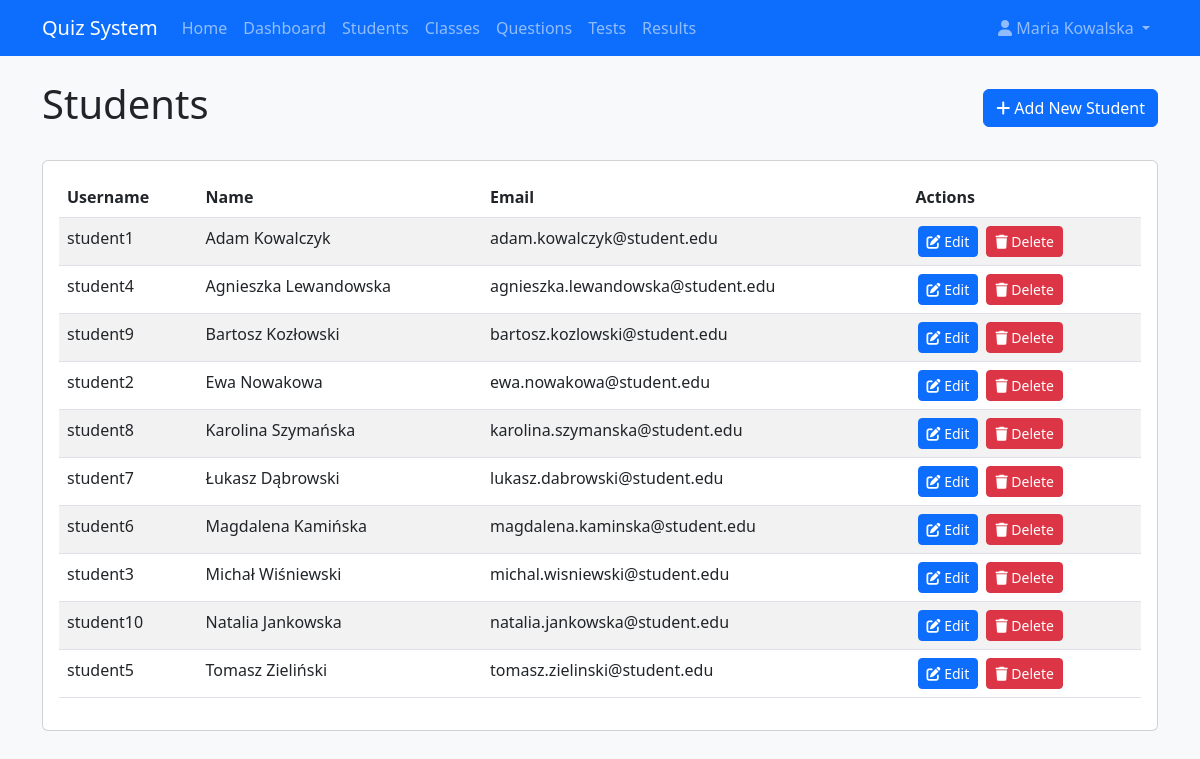
Screenshot of /quiz_system/teachers/students (signed in) with the database file from the repository.
### tables this page shows
CREATE TABLE IF NOT EXISTS users (
    id INT AUTO_INCREMENT PRIMARY KEY,
    username VARCHAR(50) NOT NULL UNIQUE,
    password VARCHAR(255) NOT NULL,
    name VARCHAR(100) NOT NULL,
    role ENUM('teacher', 'student') NOT NULL,
    email VARCHAR(100) UNIQUE,
    created_at TIMESTAMP DEFAULT CURRENT_TIMESTAMP
);

### quiz_system/app/controllers/TeachersController.php (called while the page is built, shortened)
<?php
class TeachersController extends Controller {
    private $userModel;
    public function __construct() {
        if(!$this->isTeacher()) {
            $this->redirect('home/index');
        }        $this->userModel = $this->model('User');
    }
    public function students() {
        $students = $this->userModel->getStudents();
        $data = [
            'title' => 'Manage Students',
            'students' => $students
        ];
        $this->view('teachers/students/index', $data);
    }
}
?>

### quiz_system/app/core/Router.php (called while the page is built, shortened)
<?php
class Router {
    protected $action = 'index';
    protected $url;
    public function __construct() {
        $this->url = $this->parseUrl();
    }
    public function route() {
        $this->controller = new $this->controller;
        if(isset($this->url[1])) {
            if(method_exists($this->controller, $this->url[1])) {
                $this->action = $this->url[1];
            }
        }
        $this->params = $this->url ? array_values($this->url) : [];
        call_user_func_array([$this->controller, $this->action], $this->params);
    }
    protected function parseUrl() {
        if(isset($_GET['url'])) {
            $url = rtrim($_GET['url'], '/');
            $url = filter_var($url, FILTER_SANITIZE_URL);
            $url = explode('/', $url);
            return $url;
        }
        return [];
    }
}
?>

### quiz_system/index.php (called while the page is built, shortened)
<?php
require_once ROOT_PATH . '/app/config/database.php';
require_once ROOT_PATH . '/app/core/Router.php';
require_once ROOT_PATH . '/app/core/Controller.php';
require_once ROOT_PATH . '/app/core/Database.php';
require_once ROOT_PATH . '/app/models/User.php';
$router = new Router();
$router->route();
?>

### quiz_system/app/core/Database.php (called while the page is built, shortened)
<?php
class Database {
    private $host = DB_HOST;
    private $user = DB_USER;
    private $pass = DB_PASS;
    private $dbname = DB_NAME;
    private $dbh;
    private $stmt;
    public function __construct() {
        $dsn = 'mysql:host=' . $this->host . ';dbname=' . $this->dbname;
        $options = [
            PDO::ATTR_PERSISTENT => true,
            PDO::ATTR_ERRMODE => PDO::ERRMODE_EXCEPTION
        ];
        try {
            $this->dbh = new PDO($dsn, $this->user, $this->pass, $options);
        } catch(PDOException $e) {
            $this->error = $e->getMessage();
            echo $this->error;
        }
    }
    public function query($sql) {
        $this->stmt = $this->dbh->prepare($sql);
    }
    public function bind($param, $value, $type = null) {
        if(is_null($type)) {
            switch(true) {
                default:
                    $type = PDO::PARAM_STR;
            }
        }
        $this->stmt->bindValue($param, $value, $type);
    }
    public function execute() {
        return $this->stmt->execute();
    }
    public function resultSet() {
        $this->execute();
        return $this->stmt->fetchAll(PDO::FETCH_OBJ);
    }
}
?>

### quiz_system/app/models/User.php (called while the page is built, shortened)
<?php
class User {
    private $db;
    public function __construct() {
        $this->db = new Database;
    }
    public function getStudents() {
        $this->db->query('SELECT * FROM users WHERE role = :role ORDER BY name');
        $this->db->bind(':role', 'student');
        return $this->db->resultSet();
    }
}
?>

### quiz_system/app/views/teachers/students/index.php (the view)
<?php require APP_ROOT . '/views/inc/header.php'; ?>
<div class="d-flex justify-content-between align-items-center mb-4">
    <h1>Students</h1>
    <a href="<?php echo URL_ROOT; ?>/teachers/addStudent" class="btn btn-primary">
        <i class="fas fa-plus"></i> Add New Student
    </a>
</div>
<?php if(!empty($students)) : ?>
    <div class="card">
        <div class="card-body">
            <div class="table-responsive">
                <table class="table table-striped">
                    <thead>
                        <tr>
                            <th>Username</th>
                            <th>Name</th>
                            <th>Email</th>
                            <th>Actions</th>
                        </tr>
                    </thead>
                    <tbody>
                        <?php foreach($students as $student) : ?>
                            <tr>
                                <td><?php echo $student->username; ?></td>
                                <td><?php echo $student->name; ?></td>
                                <td><?php echo $student->email; ?></td>
                                <td class="table-actions">
                                    <a href="<?php echo URL_ROOT; ?>/teachers/editStudent/<?php echo $student->id; ?>" class="btn btn-sm btn-primary">
                                        <i class="fas fa-edit"></i> Edit
                                    </a>
                                    <form class="d-inline" action="<?php echo URL_ROOT; ?>/teachers/deleteStudent/<?php echo $student->id; ?>" method="post">
                                        <button type="submit" class="btn btn-sm btn-danger btn-delete">
                                            <i class="fas fa-trash"></i> Delete
                                        </button>
                                    </form>
                                </td>
                            </tr>
                        <?php endforeach; ?>
                    </tbody>
                </table>
            </div>
        </div>
    </div>
<?php else : ?>
    <div class="alert alert-info">
        <p>No students found. Click the "Add New Student" button to add a student.</p>
    </div>
<?php endif; ?>
<?php require APP_ROOT . '/views/inc/footer.php'; ?>

### quiz_system/public/css/style.css (style rules this page uses)
body { background-color: #f8f9fa; }
.table-actions { white-space: nowrap; }
.table-actions .btn { margin: 0 2px; }
html, body { height: 100%; }
body { display: flex; flex-direction: column; }

### rows the page displays
users: username "student1", name "Adam Kowalczyk", email "adam.kowalczyk@student.edu"
users: username "student4", name "Agnieszka Lewandowska", email "agnieszka.lewandowska@student.edu"
users: username "student9", name "Bartosz Kozłowski", email "bartosz.kozlowski@student.edu"
users: username "student2", name "Ewa Nowakowa", email "ewa.nowakowa@student.edu"
users: username "student8", name "Karolina Szymańska", email "karolina.szymanska@student.edu"
users: username "student7", name "Łukasz Dąbrowski", email "lukasz.dabrowski@student.edu"
users: username "student6", name "Magdalena Kamińska", email "magdalena.kaminska@student.edu"
users: username "student3", name "Michał Wiśniewski", email "michal.wisniewski@student.edu"
users: username "student10", name "Natalia Jankowska", email "natalia.jankowska@student.edu"
users: username "student5", name "Tomasz Zieliński", email "tomasz.zielinski@student.edu"

### other values shown
SITE_NAME "Quiz System"
$_SESSION['user_name'] "Maria Kowalska"
